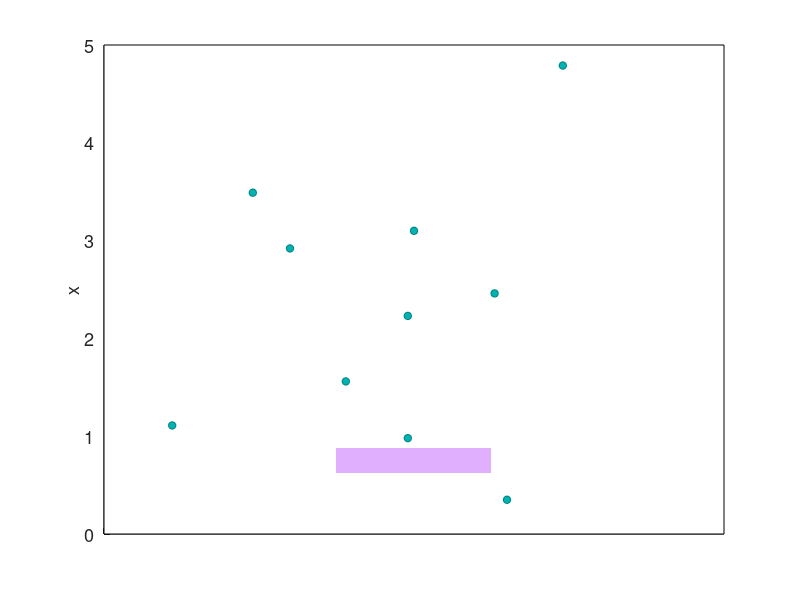

MATLAB code for this plot:
%to create "setup" plots
close all;

ftsize = 13;

fig_h = figure(1);
% set(gcf,'Position',[1 1 1150 240])
% set(gcf,'Position',[1 1 1150 300])
set(gcf,'Position',[1 1 300/2.1 1150/4])
axes1 = axes('Parent',fig_h,'FontSize',ftsize);
hold on;

%background
% patch([0 5 5 0],[0 0 1 1],'w')
patch([0 0 1 1], [0 5 5 0],'w')

% %QoI region
ptsx = [0.625 0.875 0.875 0.625]; %qoi3
ptsy = [0.375 0.375 0.625 0.625]; %qoi3
% ptsx = [2.375 2.625 2.625 2.375]; %qoi6
% ptsy = [0.375 0.375 0.625 0.625]; %qoi6
% ptsx = [0.625 1.5 1.5 0.625]; %qoi7
% ptsy = [0.25 0.25 0.75 0.75]; %qoi7
% ptsx = [0 5 5 0]; %qoi5
% ptsy = [0 0 1 1]; %qoi5
subreg = patch(ptsy, ptsx,...
  [0.87843137254902 0.690196078431373 1], ...
  'EdgeColor','none'); 

%data points
% ptsx = [0.35 1.56 3.1];
% ptsy = [0.35 0.61 0.5];
% ptsx = [0.35 0.98 1.56 2.46 3.1];
% ptsy = [0.35 0.51 0.61 0.37 0.5];
ptsx = [0.35 0.98 1.11 1.56 2.23 2.46 2.92 3.1 3.49 4.79];
ptsy = [0.35 0.51 0.89 0.61 0.51 0.37 0.7 0.5 0.76 0.26];
datapts = scatter(ptsy,ptsx,30, ...
  'MarkerEdgeColor',[0 .5 .5],'MarkerFaceColor',[0 .7 .7]);

% leg_h = legend([subreg datapts],{'\Omega_I','Observations'},...
%   'Position',[0.776238418335466, 0.412506804633401,...
%    0.217572463768116, 0.321180555555556]);
% set(leg_h,'FontSize',20)

ylabel('x','FontSize',ftsize);
xlabel('{ }','FontSize',ftsize);
% title('Location of Observations and QoI Region','FontSize',ftsize)
set(gca,'xtickLabel',{' ',' ',' '})
set(gca,'XDir','Reverse')

set(findall(gcf,'type','text'),'FontSize',ftsize)